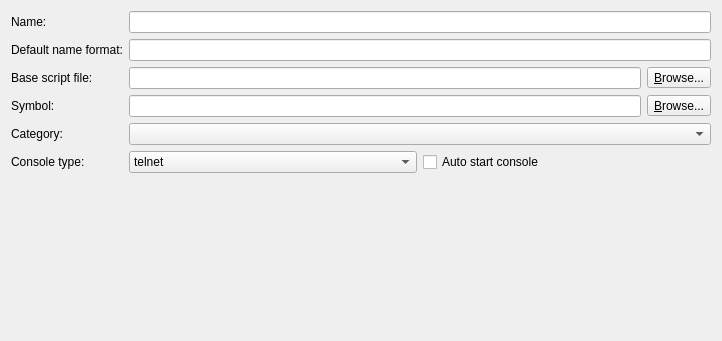
<?xml version="1.0" encoding="UTF-8"?>
<ui version="4.0">
 <class>VPCSNodeConfigPageWidget</class>
 <widget class="QWidget" name="VPCSNodeConfigPageWidget">
  <property name="geometry">
   <rect>
    <x>0</x>
    <y>0</y>
    <width>722</width>
    <height>341</height>
   </rect>
  </property>
  <property name="windowTitle">
   <string>VPCS device configuration</string>
  </property>
  <layout class="QGridLayout" name="gridLayout">
   <item row="0" column="0">
    <widget class="QLabel" name="uiNameLabel">
     <property name="text">
      <string>Name:</string>
     </property>
    </widget>
   </item>
   <item row="0" column="2">
    <widget class="QLineEdit" name="uiNameLineEdit"/>
   </item>
   <item row="1" column="0" colspan="2">
    <widget class="QLabel" name="uiDefaultNameFormatLabel">
     <property name="text">
      <string>Default name format:</string>
     </property>
    </widget>
   </item>
   <item row="1" column="2">
    <widget class="QLineEdit" name="uiDefaultNameFormatLineEdit"/>
   </item>
   <item row="2" column="0" colspan="2">
    <widget class="QLabel" name="uiScriptFileLabel">
     <property name="text">
      <string>Base script file:</string>
     </property>
    </widget>
   </item>
   <item row="2" column="2">
    <layout class="QHBoxLayout" name="horizontalLayout_6">
     <item>
      <widget class="QLineEdit" name="uiScriptFileEdit">
       <property name="sizePolicy">
        <sizepolicy hsizetype="MinimumExpanding" vsizetype="Fixed">
         <horstretch>0</horstretch>
         <verstretch>0</verstretch>
        </sizepolicy>
       </property>
      </widget>
     </item>
     <item>
      <widget class="QToolButton" name="uiScriptFileToolButton">
       <property name="text">
        <string>&amp;Browse...</string>
       </property>
       <property name="toolButtonStyle">
        <enum>Qt::ToolButtonTextOnly</enum>
       </property>
      </widget>
     </item>
    </layout>
   </item>
   <item row="3" column="0">
    <widget class="QLabel" name="uiSymbolLabel">
     <property name="text">
      <string>Symbol:</string>
     </property>
    </widget>
   </item>
   <item row="3" column="2">
    <layout class="QHBoxLayout" name="horizontalLayout_7">
     <item>
      <widget class="QLineEdit" name="uiSymbolLineEdit"/>
     </item>
     <item>
      <widget class="QToolButton" name="uiSymbolToolButton">
       <property name="text">
        <string>&amp;Browse...</string>
       </property>
       <property name="toolButtonStyle">
        <enum>Qt::ToolButtonTextOnly</enum>
       </property>
      </widget>
     </item>
    </layout>
   </item>
   <item row="4" column="0">
    <widget class="QLabel" name="uiCategoryLabel">
     <property name="text">
      <string>Category:</string>
     </property>
    </widget>
   </item>
   <item row="4" column="2">
    <widget class="QComboBox" name="uiCategoryComboBox"/>
   </item>
   <item row="5" column="0" colspan="2">
    <widget class="QLabel" name="uiConsoleTypeLabel">
     <property name="text">
      <string>Console type:</string>
     </property>
    </widget>
   </item>
   <item row="5" column="2">
    <layout class="QHBoxLayout" name="horizontalLayout">
     <item>
      <widget class="QComboBox" name="uiConsoleTypeComboBox">
       <item>
        <property name="text">
         <string>telnet</string>
        </property>
       </item>
       <item>
        <property name="text">
         <string>none</string>
        </property>
       </item>
      </widget>
     </item>
     <item>
      <widget class="QCheckBox" name="uiConsoleAutoStartCheckBox">
       <property name="text">
        <string>Auto start console</string>
       </property>
      </widget>
     </item>
    </layout>
   </item>
   <item row="6" column="1" colspan="2">
    <spacer name="spacer">
     <property name="orientation">
      <enum>Qt::Vertical</enum>
     </property>
     <property name="sizeHint" stdset="0">
      <size>
       <width>263</width>
       <height>212</height>
      </size>
     </property>
    </spacer>
   </item>
  </layout>
 </widget>
 <resources/>
 <connections/>
</ui>
